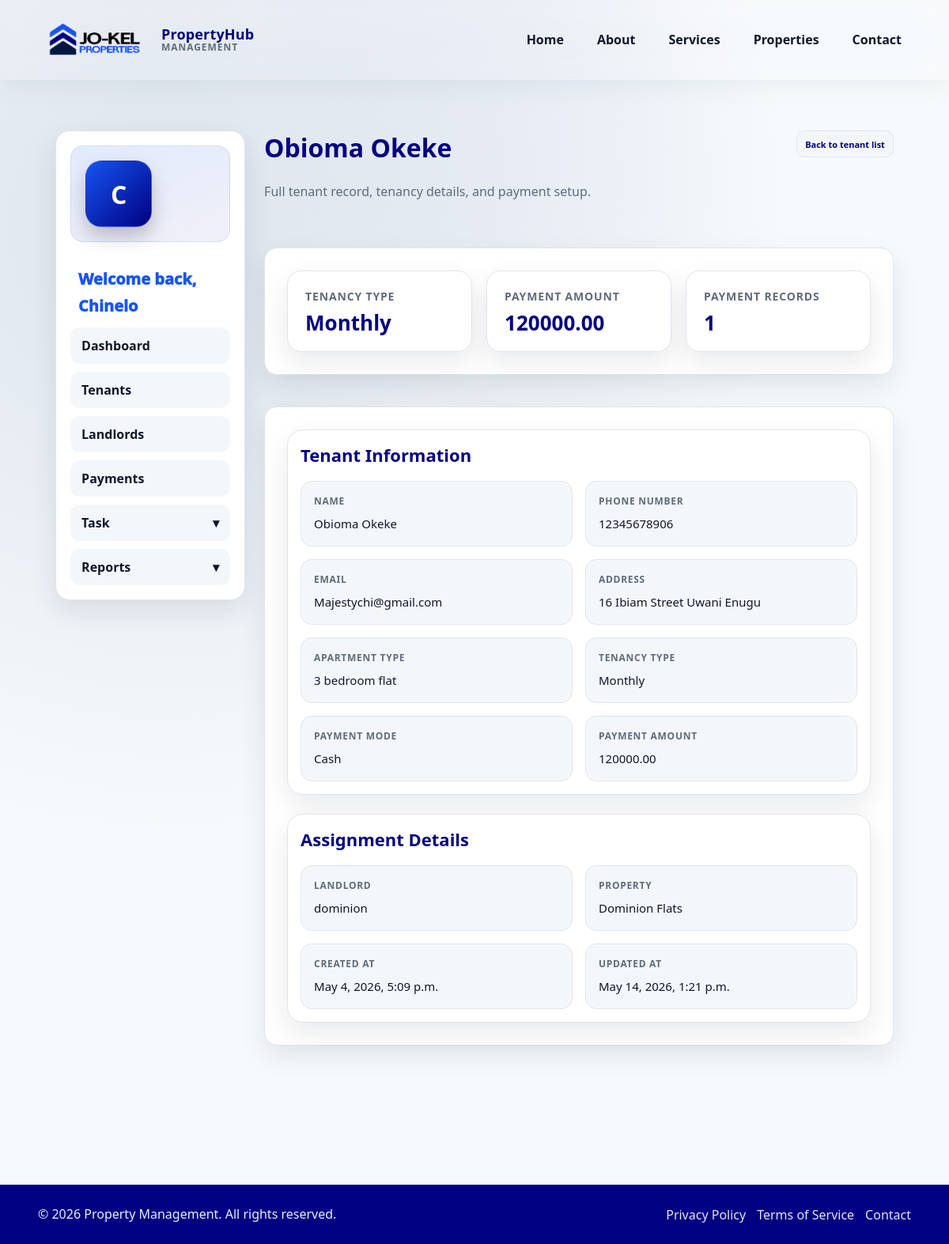
The page /accounts/staff/tenants/1/ (signed in) on the database its author committed.
### apps/tenants/models.py (models this page shows, shortened)
class Tenant(models.Model):
    TENANCY_TYPE_MONTHLY = 'monthly'
    TENANCY_TYPE_QUARTERLY = 'quarterly'
    TENANCY_TYPE_BIANNUALLY = 'biannually'
    TENANCY_TYPE_YEARLY = 'yearly'
    TENANCY_TYPE_CHOICES = [
        (TENANCY_TYPE_MONTHLY, 'Monthly'),
        (TENANCY_TYPE_QUARTERLY, 'Quarterly'),
        (TENANCY_TYPE_BIANNUALLY, 'Biannually'),
        (TENANCY_TYPE_YEARLY, 'Yearly'),
    ]
    PAYMENT_MODE_CASH = 'cash'
    PAYMENT_MODE_TRANSFER = 'transfer'
    PAYMENT_MODE_CARD = 'card'
    PAYMENT_MODE_OTHER = 'other'
    PAYMENT_MODE_CHOICES = [
        (PAYMENT_MODE_CASH, 'Cash'),
        (PAYMENT_MODE_TRANSFER, 'Transfer'),
        (PAYMENT_MODE_CARD, 'Card'),
        (PAYMENT_MODE_OTHER, 'Other'),
    ]
    name = models.CharField(max_length=160)
    phone_number = models.CharField(max_length=30)
    apartment_type = models.CharField(max_length=120)
    tenancy_type = models.CharField(
        max_length=20,
        choices=TENANCY_TYPE_CHOICES,
        default=TENANCY_TYPE_MONTHLY,
    )
    payment_mode = models.CharField(max_length=20, choices=PAYMENT_MODE_CHOICES)
    address = models.TextField()
    email = models.EmailField()
    landlord = models.ForeignKey(
        Landlord,
        on_delete=models.SET_NULL,
        related_name='tenants',
        null=True,
        blank=True,
    )
    property = models.ForeignKey(
        Property,
        on_delete=models.SET_NULL,
        related_name='tenants',
        null=True,
        blank=True,
    )
    landlord_name = models.CharField(max_length=160)
    payment_amount = models.DecimalField(max_digits=12, decimal_places=2)
    created_at = models.DateTimeField(auto_now_add=True)
    updated_at = models.DateTimeField(auto_now=True)
    class Meta:
        ordering = ['name']

### apps/properties/models.py (models this page shows, shortened)
class Property(models.Model):
    landlord = models.ForeignKey(
        Landlord,
        on_delete=models.CASCADE,
        related_name='managed_properties',
    )
    property_name = models.CharField(max_length=160)
    property_type = models.CharField(max_length=120)
    number_of_units = models.PositiveIntegerField(default=1, validators=[MinValueValidator(1)])
    address = models.TextField()
    city = models.CharField(max_length=120, blank=True)
    state = models.CharField(max_length=120, blank=True)
    description = models.TextField(blank=True)
    created_at = models.DateTimeField(auto_now_add=True)
    updated_at = models.DateTimeField(auto_now=True)
    class Meta:
        ordering = ['property_name', '-created_at']

### apps/accounts/views.py (the view)
# urls.py: path('staff/tenants/<int:pk>/', StaffTenantDetailView.as_view(), name='staff-tenant-detail'),
class StaffTenantDetailView(StaffOnlyMixin, TemplateView):
    template_name = 'accounts/record_detail.html'
    def get_context_data(self, **kwargs):
        context = super().get_context_data(**kwargs)
        tenant = get_object_or_404(
            self.get_staff_profile().tenants.select_related(
                'landlord',
                'landlord__user',
                'property',
            ).prefetch_related('payments'),
            pk=self.kwargs['pk'],
        )
        context.update(
            {
                'base_template': 'dashboard/staff_base.html',
                'page_title': f'{tenant.name} - Tenant Record',
                'page_heading': tenant.name,
                'page_intro': 'Full tenant record, tenancy details, and payment setup.',
                'back_url': reverse('accounts:staff-tenant-list'),
                'back_label': 'Back to tenant list',
                'summary_cards': [
                    {'label': 'Tenancy Type', 'value': tenant.get_tenancy_type_display()},
                    {'label': 'Payment Amount', 'value': tenant.payment_amount},
                    {'label': 'Payment Records', 'value': tenant.payments.count()},
                ],
                'detail_sections': [
                    {
                        'title': 'Tenant Information',
                        'fields': [
                            build_detail_field('Name', tenant.name),
                            build_detail_field('Phone Number', tenant.phone_number),
                            build_detail_field('Email', tenant.email),
                            build_detail_field('Address', tenant.address),
                            build_detail_field('Apartment Type', tenant.apartment_type),
                            build_detail_field('Tenancy Type', tenant.get_tenancy_type_display()),
                            build_detail_field('Payment Mode', tenant.get_payment_mode_display()),
                            build_detail_field('Payment Amount', tenant.payment_amount),
                        ],
                    },
                    {
                        'title': 'Assignment Details',
                        'fields': [
                            build_detail_field('Landlord', tenant.landlord_name),
                            build_detail_field(
                                'Property',
                                tenant.property.property_name if tenant.property_id else 'Not assigned',
                            ),
                            build_detail_field('Created At', tenant.created_at),
                            build_detail_field('Updated At', tenant.updated_at),
                        ],
                    },
                ],
            }
        )
        return context

### apps/accounts/adapter.py (called while the page is built)
def get_user_role(user):
    if not user.is_authenticated:
        return UserProfile.ROLE_USER
    profile = getattr(user, 'profile', None)
    if profile and profile.role:
        return profile.role
    if user.is_staff:
        return UserProfile.ROLE_STAFF
    return UserProfile.ROLE_USER

### apps/accounts/views.py (called while the page is built)
def build_detail_field(label, value):
    return {'label': label, 'value': value if value not in (None, '') else 'Not provided'}

    def dispatch(self, request, *args, **kwargs):
        if get_user_role(request.user) != UserProfile.ROLE_STAFF:
            return redirect(get_dashboard_url_for_user(request.user))
        return super().dispatch(request, *args, **kwargs)

    def get_staff_profile(self):
        staff_profile, _ = StaffProfile.objects.get_or_create(user=self.request.user)
        return staff_profile

### templates/accounts/record_detail.html (shortened to what this page needs)
{% extends base_template %}
{% block dashboard_content %}
<div class="dashboard-header">
    <div>
        <h1>{{ page_heading }}</h1>
        <p>{{ page_intro }}</p>
    </div>
    <a href="{{ back_url }}" class="dashboard-filter-reset dashboard-inline-action">{{ back_label }}</a>
</div>
{% if summary_cards %}
<section class="dashboard-stats{% if summary_cards|length == 4 %} dashboard-stats--four{% endif %}">
    {% for card in summary_cards %}
    <article class="stat-card">
        <h3>{{ card.label }}</h3>
        <p class="stat-number">{{ card.value }}</p>
    </article>
    {% endfor %}
</section>
{% endif %}
<section class="dashboard-record-layout">
    {% for section in detail_sections %}
    <article class="dashboard-panel dashboard-record-panel">
        <div class="dashboard-panel-header">
            <h2>{{ section.title }}</h2>
        </div>
        <dl class="dashboard-record-grid">
            {% for field in section.fields %}
            <div class="dashboard-record-item">
                <dt>{{ field.label }}</dt>
                <dd>{{ field.value }}</dd>
            </div>
            {% endfor %}
        </dl>
    </article>
    {% endfor %}
</section>
{% endblock %}

### dashboard/templates/dashboard/staff_base.html (shortened to what this page needs)
{% extends 'dashboard/base.html' %}
{% block dashboard_sidebar %}
<div class="sidebar-profile">
    <div class="sidebar-profile-avatar" aria-hidden="true">
        {{ request.user.get_full_name|default:request.user.username|slice:":1"|upper }}
    </div>
</div>
<div class="sidebar-profile-copy">
      <p class="sidebar-profile-greeting">Welcome back, {{ request.user.get_full_name|default:request.user.username }}</p>
</div>
<nav class="sidebar-nav">
    <ul>
        <li><a href="{% url 'dashboard:index' %}">Dashboard</a></li>
        <li><a href="{% url 'accounts:staff-tenant-list' %}">Tenants</a></li>
        <li><a href="{% url 'accounts:staff-landlord-list' %}">Landlords</a></li>
        <li><a href="{% url 'accounts:staff-payment-list' %}">Payments</a></li>
        <li class="sidebar-dropdown-item">
            <details class="sidebar-dropdown">
                <summary>Task</summary>
            </details>
        </li>
        <li class="sidebar-dropdown-item">
            <details class="sidebar-dropdown">
                <summary>Reports</summary>
            </details>
        </li>
    </ul>
</nav>
{% endblock %}

### rows shown on the page
Tenant: name "Obioma Okeke", value "120000.00", value "Obioma Okeke" "12345678906" "Majestychi@gmail.com" "16 Ibiam Street Uwani Enugu" "3 bedroom flat" "120000.00" "dominion" "May 4, 2026, 5:09 p.m." "May 14, 2026, 1:21 p.m."
Property: value "Dominion Flats"

### other values the page prints
{{ request.user.get_full_name|default:request.user.username }} "Chinelo"
{{ page_intro }} "Full tenant record, tenancy details, and payment setup."
{{ back_label }} "Back to tenant list"
{{ card.label }} "TENANCY TYPE" "PAYMENT AMOUNT" "PAYMENT RECORDS"
{{ card.value }} "Monthly" "1"
{{ section.title }} "Tenant Information" "Assignment Details"
{{ field.label }} "NAME" "PHONE NUMBER" "EMAIL" "ADDRESS" "APARTMENT TYPE" "TENANCY TYPE" "PAYMENT MODE" "PAYMENT AMOUNT" "LANDLORD" "PROPERTY" "CREATED AT" "UPDATED AT"
{{ field.value }} "Monthly" "Cash"
